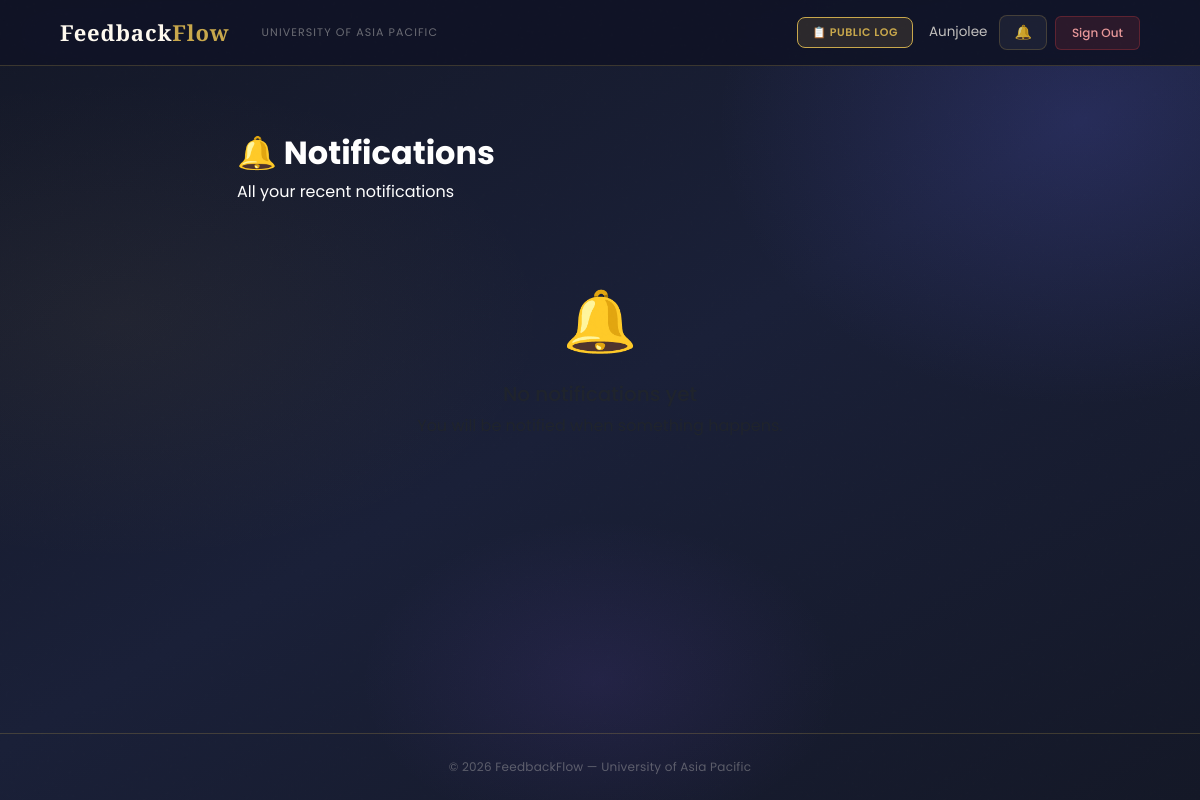
The app's page /notifications/ (signed in), older data.
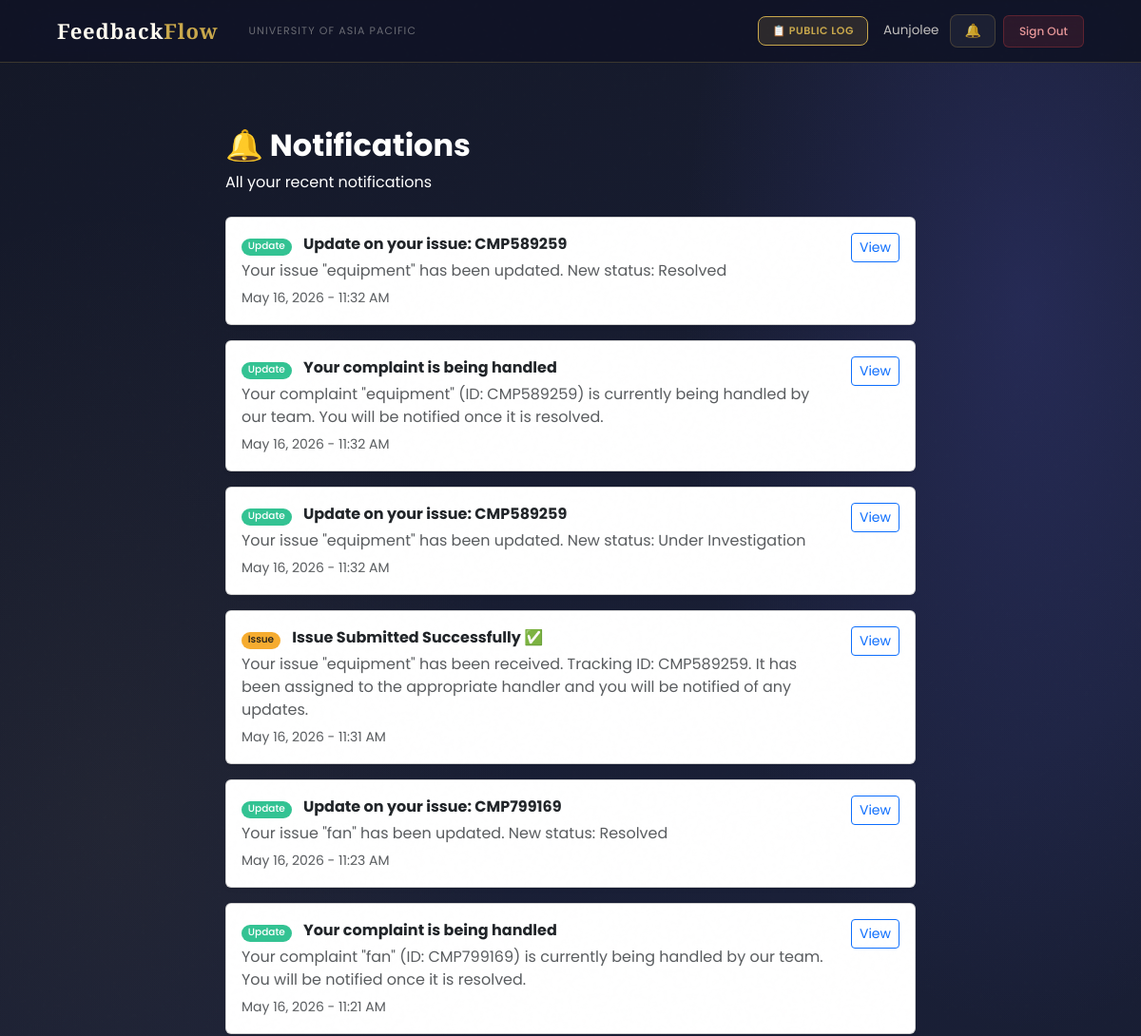
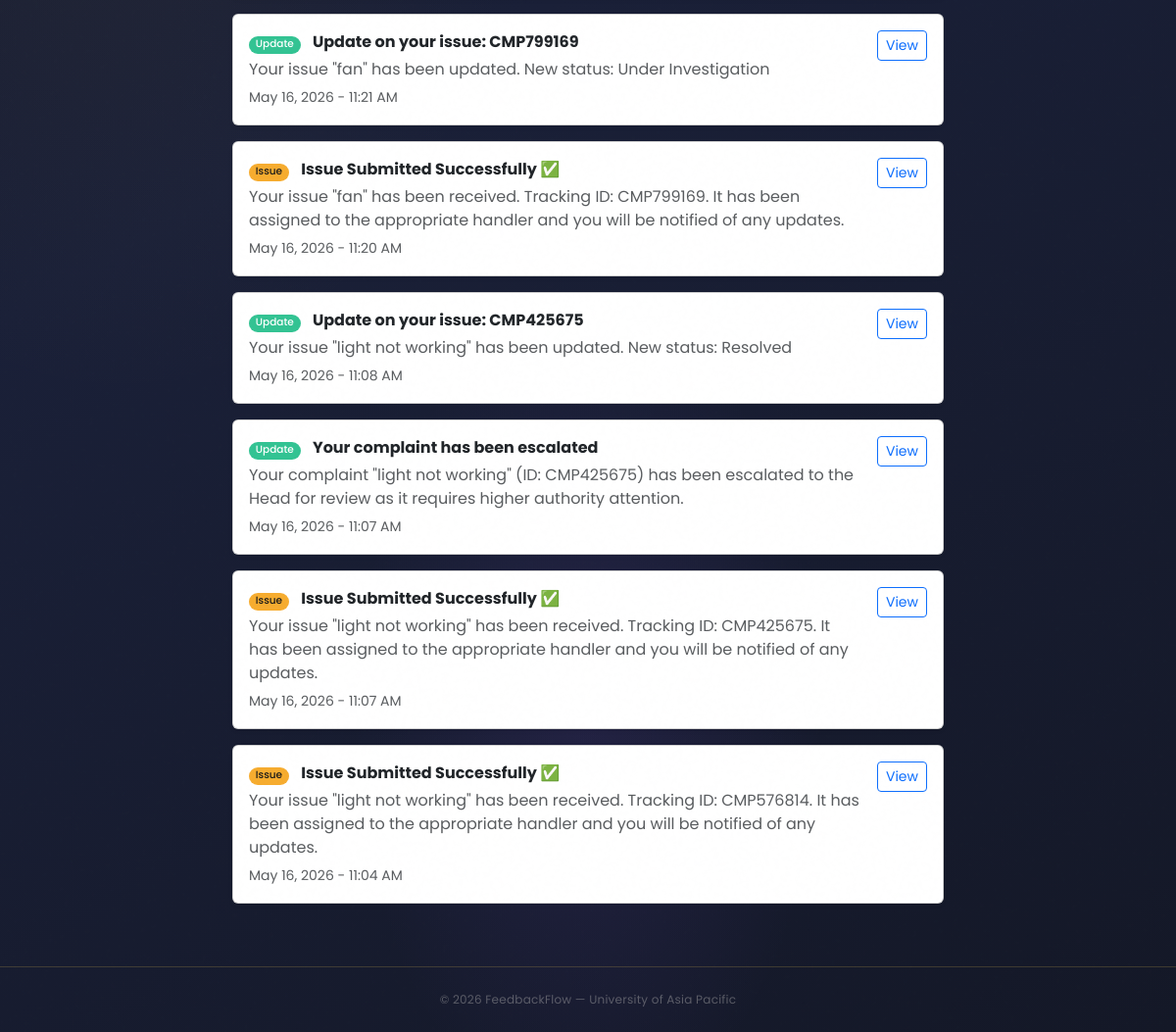
The same page, newer data (2 pictures, top to bottom).
### users/models.py (models this page shows, shortened)
class User(AbstractBaseUser, PermissionsMixin):
    ROLE_CHOICES = (
        ('Student', 'Student'),
        ('Faculty', 'Faculty'),
        ('HOD', 'Head of Department'),
        ('Staff', 'Staff'),
        ('DAO', 'Dean of Administration Office'),
        ('Admin', 'Administrator'),
        ('Committee', 'Committee Member'),
    )
    DEPARTMENT_CHOICES = (
        ('DBA', 'Department of Business Administration'),
        ('CSE', 'Department of Computer Science and Engineering'),
        ('CE', 'Department of Civil Engineering'),
        ('EEE', 'Department of Electrical and Electronic Engineering'),
        ('Pharmacy', 'Department of Pharmacy'),
        ('Law', 'Department of Law and Human Rights'),
        ('English', 'Department of English'),
        ('Architecture', 'Department of Architecture'),
    )
    COMMITTEE_TYPE_CHOICES = (
        ('Harassment Committee', 'Harassment Committee'),
        ('Proctorial Committee', 'Proctorial Committee'),
    )
    email       = models.EmailField(unique=True, max_length=255)
    full_name   = models.CharField(max_length=150)
    role        = models.CharField(max_length=20, choices=ROLE_CHOICES)
    department  = models.CharField(max_length=100, choices=DEPARTMENT_CHOICES, null=True, blank=True)
    student_id  = models.CharField(max_length=50, unique=True, null=True, blank=True)
    committee_type = models.CharField(
        max_length=50,
        choices=COMMITTEE_TYPE_CHOICES,
        null=True, blank=True
    )
    is_active   = models.BooleanField(default=True)
    is_staff    = models.BooleanField(default=False)
    created_at  = models.DateTimeField(auto_now_add=True)
    updated_at  = models.DateTimeField(auto_now=True)
    USERNAME_FIELD  = 'email'
    REQUIRED_FIELDS = ['full_name']
    objects = UserManager()
    class Meta:
        verbose_name        = 'User'
        verbose_name_plural = 'Users'
        ordering            = ['-created_at']
    def get_short_name(self):
        return self.full_name.split()[0] if self.full_name else self.email

class Notification(models.Model):
    NOTIFICATION_TYPES = [
        ('complaint', 'Complaint'),
        ('appointment', 'Appointment'),
        ('update', 'Complaint Update'),
        ('feedback', 'Feedback'),
        ('announcement', 'Announcement'),
    ]
    recipient         = models.ForeignKey('User', on_delete=models.CASCADE, related_name='notifications')
    title             = models.CharField(max_length=200)
    message           = models.TextField()
    notification_type = models.CharField(max_length=20, choices=NOTIFICATION_TYPES)
    link              = models.CharField(max_length=200, blank=True, null=True)
    is_read           = models.BooleanField(default=False)
    created_at        = models.DateTimeField(auto_now_add=True)
    class Meta:
        ordering = ['-created_at']

### users/views.py (the view)
# urls.py: path('notifications/',                            views.notifications_view,     name='notifications'),
@login_required
def notifications_view(request):
    notifications = Notification.objects.filter(
        recipient=request.user
    ).order_by('-created_at')
    notifications.filter(is_read=False).update(is_read=True)
    return render(request, 'users/notifications.html', {
        'notifications': notifications,
        'page_title':    'Notifications',
    })

### users/context_processors.py (called while the page is built)
def notifications_count(request):
    if request.user.is_authenticated:
        from users.models import Notification, Announcement
        count = Notification.objects.filter(
            recipient=request.user,
            is_read=False
        ).count()
        active_announcements = []
        for ann in Announcement.objects.filter(is_active=True).order_by('-created_at')[:10]:
            if ann.is_visible_to(request.user):
                active_announcements.append(ann)
            if len(active_announcements) >= 3:
                break
        return {
            'unread_notifications_count': count,
            'active_announcements': active_announcements,
        }
    return {'unread_notifications_count': 0, 'active_announcements': []}

### users/templates/users/notifications.html (shortened to what this page needs)
{% extends 'users/base.html' %}
{% block content %}
<div class="container py-5" style="max-width: 750px;">
    <div class="mb-4">
        <h2 class="fw-bold" style="color:#ffffff;">🔔 Notifications</h2>
        <p class="text-white">All your recent notifications</p>
    </div>
    {% if notifications %}
        {% for notif in notifications %}
        <div class="card mb-3 shadow-sm {% if not notif.is_read %}border-primary{% endif %}">
            <div class="card-body d-flex justify-content-between align-items-start">
                <div>
                    {% if notif.notification_type == 'complaint' %}
                        {% if 'Advice' in notif.title %}
                            <span class="badge bg-info me-2">Advice</span>
                        {% elif 'Opinion' in notif.title %}
                            <span class="badge bg-secondary me-2">Opinion</span>
                        {% elif 'Issue' in notif.title %}
                            <span class="badge bg-warning text-dark me-2">Issue</span>
                        {% else %}
                            <span class="badge bg-danger me-2">Complaint</span>
                        {% endif %}
                    {% elif notif.notification_type == 'appointment' %}
                        <span class="badge bg-primary me-2">Appointment</span>
                    {% else %}
                        <span class="badge bg-success me-2">Update</span>
                    {% endif %}
                    <strong>{{ notif.title }}</strong>
                    <p class="text-muted mb-1 mt-1">{{ notif.message }}</p>
                    <small class="text-muted">{{ notif.created_at|date:"M d, Y - h:i A" }}</small>
                </div>
                {% if notif.link %}
                <a href="{% url 'mark_notification_read' notif.id %}" class="btn btn-sm btn-outline-primary ms-3">
                    View
                </a>
                {% endif %}
            </div>
        </div>
        {% endfor %}
    {% else %}
        <div class="text-center py-5">
            <p style="font-size: 60px;">🔔</p>
            <h5 class="text-muted">No notifications yet</h5>
            <p class="text-muted">You will be notified when something happens.</p>
        </div>
    {% endif %}
</div>
{% endblock %}

### users/templates/users/base.html (shortened to what this page needs)
<!DOCTYPE html>
<html lang="en">
<head>
    <link href="https://cdn.jsdelivr.net/npm/bootstrap@5.3.0/dist/css/bootstrap.min.css" rel="stylesheet">
</head>
<body>
    <nav class="navbar navbar-expand-lg">
        <div class="container-fluid d-flex align-items-center gap-3">
            <a class="navbar-brand" href="/">Feedback<em>Flow</em></a>
            <span class="navbar-text d-none d-md-inline">University of Asia Pacific</span>
            {% if user.is_authenticated %}
            <div class="ms-auto d-flex align-items-center gap-2">
                <a href="{% url 'public_log' %}" class="btn-bell"
                    style="font-size:11px; font-weight:600; text-transform:uppercase; letter-spacing:0.05em; background:rgba(201,168,76,.15); color:var(--gold) !important; border-color:var(--gold) !important;">
                    📋 Public Log
                </a>
                <span class="nav-user-info d-none d-md-inline ms-2">{{ user.get_short_name }}</span>
                <a href="{% url 'notifications' %}" class="btn-bell ms-1">
                    🔔
                </a>
                <a href="{% url 'logout' %}" class="btn-logout">Sign Out</a>
            </div>
            {% endif %}
        </div>
    </nav>
    <main>
        {% block content %}{% endblock %}
    </main>
    <footer>
        <p>© 2026 FeedbackFlow — University of Asia Pacific</p>
    </footer>
</body>
</html>

Row changes from the older to the newer data that the page shows:
added Notification: notification_type "Update", title "Update on your issue: CMP589259", message "Your issue \"equipment\" has been updated. New status: Resolved", created_at "May 16, 2026 - 11:32 AM", shows "View"
added Notification: notification_type "Update", title "Your complaint is being handled", message "Your complaint \"equipment\" (ID: CMP589259) is currently being handled by our team. You will be notified once it is resolved.", created_at "May 16, 2026 - 11:32 AM", shows "View"
added Notification: notification_type "Update", title "Update on your issue: CMP589259", message "Your issue \"equipment\" has been updated. New status: Under Investigation", created_at "May 16, 2026 - 11:32 AM", shows "View"
added Notification: notification_type "Issue", title "Issue Submitted Successfully ✅", message "Your issue \"equipment\" has been received. Tracking ID: CMP589259. It has been assigned to the appropriate handler and you will be notified of any updates.", created_at "May 16, 2026 - 11:31 AM", shows "View"
added Notification: notification_type "Update", title "Update on your issue: CMP799169", message "Your issue \"fan\" has been updated. New status: Resolved", created_at "May 16, 2026 - 11:23 AM", shows "View"
added Notification: notification_type "Update", title "Your complaint is being handled", message "Your complaint \"fan\" (ID: CMP799169) is currently being handled by our team. You will be notified once it is resolved.", created_at "May 16, 2026 - 11:21 AM", shows "View"
added Notification: notification_type "Update", title "Update on your issue: CMP799169", message "Your issue \"fan\" has been updated. New status: Under Investigation", created_at "May 16, 2026 - 11:21 AM", shows "View"
added Notification: notification_type "Issue", title "Issue Submitted Successfully ✅", message "Your issue \"fan\" has been received. Tracking ID: CMP799169. It has been assigned to the appropriate handler and you will be notified of any updates.", created_at "May 16, 2026 - 11:20 AM", shows "View"
added Notification: notification_type "Update", title "Update on your issue: CMP425675", message "Your issue \"light not working\" has been updated. New status: Resolved", created_at "May 16, 2026 - 11:08 AM", shows "View"
added Notification: notification_type "Update", title "Your complaint has been escalated", message "Your complaint \"light not working\" (ID: CMP425675) has been escalated to the Head for review as it requires higher authority attention.", created_at "May 16, 2026 - 11:07 AM", shows "View"
added Notification: notification_type "Issue", title "Issue Submitted Successfully ✅", message "Your issue \"light not working\" has been received. Tracking ID: CMP425675. It has been assigned to the appropriate handler and you will be notified of any updates.", created_at "May 16, 2026 - 11:07 AM", shows "View"
added Notification: notification_type "Issue", title "Issue Submitted Successfully ✅", message "Your issue \"light not working\" has been received. Tracking ID: CMP576814. It has been assigned to the appropriate handler and you will be notified of any updates.", created_at "May 16, 2026 - 11:04 AM", shows "View"
